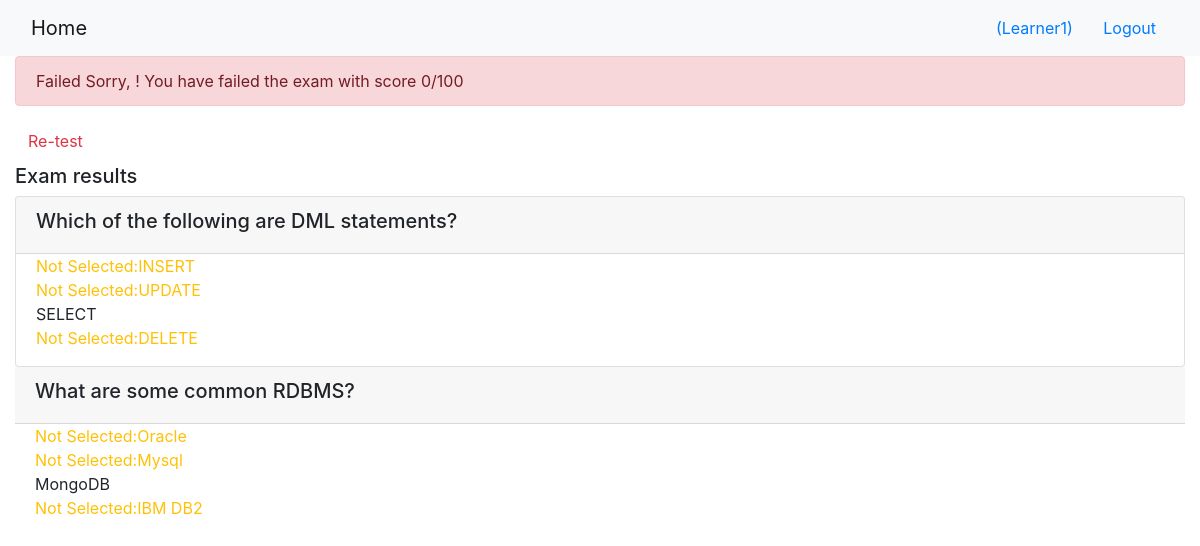
Screenshot of /onlinecourse/course/2/submission/2/result/ (signed in) with the database file from the repository.
### onlinecourse/models.py (models this page shows)
class Question(models.Model):
    question_text = models.CharField(null=False, max_length=60, default='text')
    grade = models.IntegerField(null=False,default=0)
    course = models.ForeignKey(Course, on_delete=models.CASCADE)
    def is_get_score(self, selected_ids):
       all_answers = self.choice_set.filter(is_correct=True).count()
       selected_correct = self.choice_set.filter(is_correct=True, id__in=selected_ids).count()
       if all_answers == selected_correct:
           return True
       else:
           return False

class Choice(models.Model):
    choice_text = models.CharField(null=False, max_length=30, default='choice')
    is_correct = models.BooleanField(null=False, default='False')
    question = models.ForeignKey(Question, on_delete=models.CASCADE)

### onlinecourse/views.py (the view)
# urls.py: path('course/<int:course_id>/submission/<int:submission_id>/result/', views.show_exam_result, name='show_exam_result'),
def show_exam_result(request, course_id, submission_id):
    course = get_object_or_404(Course, pk=course_id)
    submission = get_object_or_404(Submission, pk=submission_id)
    context = {}
    template_name = 'onlinecourse/course_list_bootstrap.html'
    total_score = 0
    selected_ids = submission.choice.all().values_list('id',flat=True)
    selected_choice_text = submission.choice.all().values_list('choice_text',flat=True)
    for question in course.question_set.all():
        if question.is_get_score(selected_ids):
            total_score += question.grade
    context['user']=request.user
    context['course']=course
    context['selected_ids']=selected_ids
    context['total_score']=total_score
    return render(request, 'onlinecourse/exam_result_bootstrap.html', context)

### onlinecourse/templates/onlinecourse/exam_result_bootstrap.html (shortened to what this page needs)
<!DOCTYPE html>
<html lang="en">
<head>
    {% load static %}
    <link rel="stylesheet" href="https://maxcdn.bootstrapcdn.com/bootstrap/4.5.2/css/bootstrap.min.css">
</head>
<body>
 <nav class="navbar navbar-light bg-light">
    <div class="container-fluid">
        <div class="navbar-header">
              <a class="navbar-brand" href="{% url 'onlinecourse:index' %}">Home</a>
        </div>
        <ul class="nav navbar-nav navbar-right">
            {% if user.is_authenticated %}
            <li>
                <a class="btn btn-link" href="#">{{ user.first_name }}({{ user.username }})</a>
                <a class="btn btn-link" href="{% url 'onlinecourse:logout' %}">Logout</a>
            </li>
            {% endif %}
        </ul>
    </div>
</nav>
<div class="container-fluid">
    {% if total_score > 80 %}
    <div class="alert alert-success">
       Congratulations, {{ user.first_name }}! You have passed the exam with score {{ total_score }}/100
    </div>
    {% else %}
    <div class="alert alert-danger">
        Failed Sorry, {{ user.first_name }}! You have failed the exam with score {{ total_score }}/100
    </div>
    <a class="btn btn-link text-danger" href="{% url 'onlinecourse:course_details' course.id %}">Re-test</a>
    {% endif %}
    <div class="card-columns-vertical mt-1">
       <h5 class="">Exam results</h5>
            {% if user.is_authenticated %}
                <form id="questionform" action="{% url 'onlinecourse:submit' course.id %}" method="post">
                <div class="card mt-1">
                    {% for question in course.question_set.all %}
                        <div class="card-header"><h5>{{ question.question_text}}</h5></div>
                            <div class="form-group">
                                {% for choice in question.choice_set.all %}
                                    <div class="form-check">
                                        {% if choice.is_correct and choice.id not in selected_ids %}
                                        <label class="form-check-label text-warning">
                                         Not Selected:{{ choice.choice_text }}
                                        </label>
                                        {% elif choice.is_correct  %}
                                        <label class="form-check-label text-success">
                                         Correct answer:{{ choice.choice_text }}
                                        </label>
                                        {% elif not choice.is_correct and choice.id in selected_ids %}
                                        <label class="form-check-label text-danger">
                                         Wrong Answer:{{ choice.choice_text }}
                                        </label>
                                        {% else %}
                                        <label class="form-check-label">
                                         {{ choice.choice_text }}
                                        </label>
                                        {% endif %}
                                    </div>
                                {% endfor %}
                            </div>
                        </div>
                    {% endfor %}
                </div>
            {% endif %}
</body>
</html>

### rows the page displays
Question: question_text "Which of the following are DML statements?"
Choice: choice_text "INSERT"
Choice: choice_text "UPDATE"
Choice: choice_text "SELECT"
Choice: choice_text "DELETE"
Question: question_text "What are some common RDBMS?"
Choice: choice_text "Oracle"
Choice: choice_text "Mysql"
Choice: choice_text "MongoDB"
Choice: choice_text "IBM DB2"

### other values shown
{{ user.username }} "Learner1"
{{ total_score }} "0"
